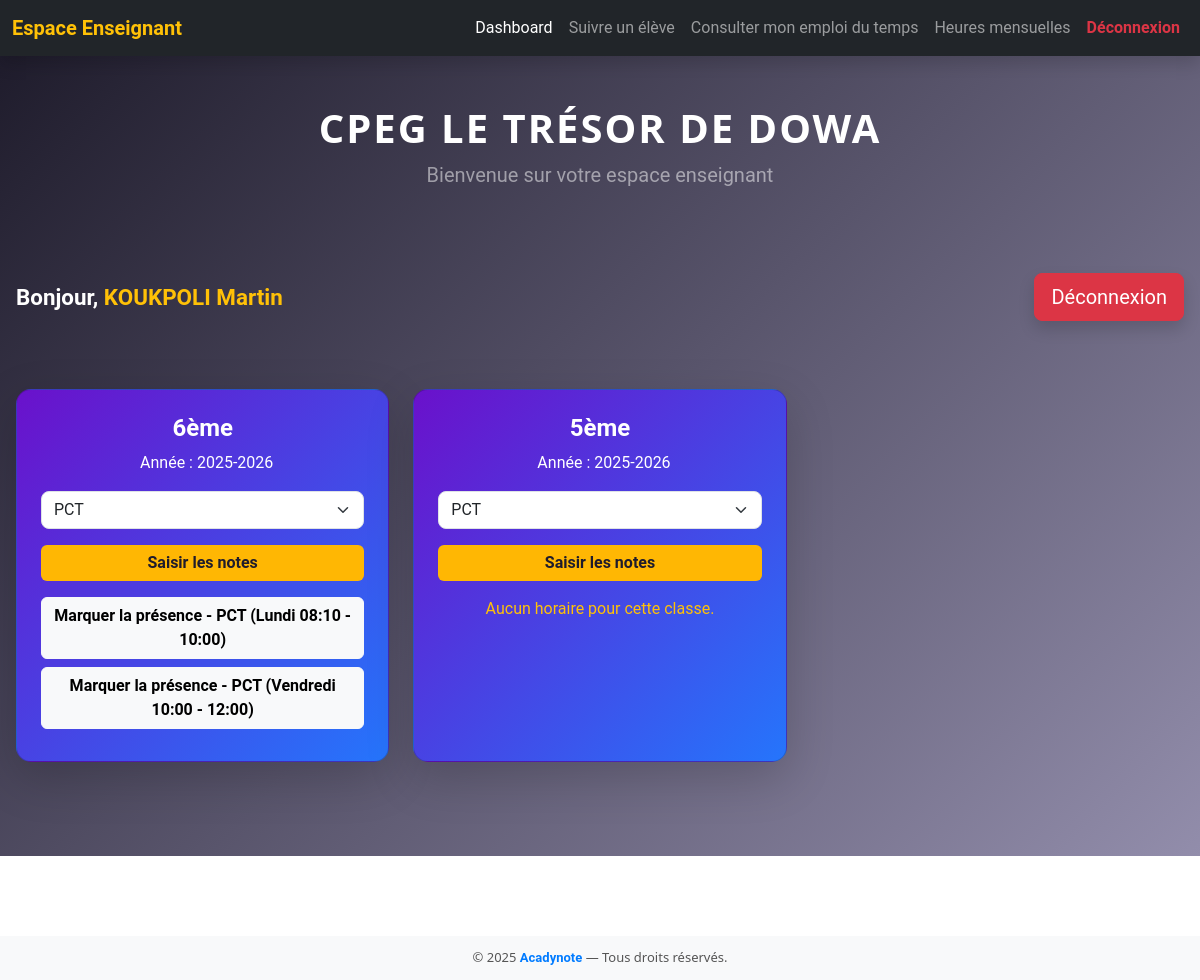
The app's page /enseignant/dashboard/ (signed in) with its own data.
### myapp/models.py (models this page shows, shortened)
class Enseignant(models.Model):
    nom = models.CharField(max_length=150)
    prenoms = models.CharField(max_length=150)
    email = models.EmailField(unique=True)
    password = models.CharField(max_length=255)
    matiere = models.CharField(max_length=255, blank=True)
    classes = models.CharField(max_length=100)  # <-- juste un attribut simple
    annee_academique = models.CharField(max_length=20)
    is_verified = models.BooleanField(default=False)
    otp_code = models.CharField(max_length=6, null=True, blank=True)
    otp_timestamp = models.DateTimeField(null=True, blank=True)

class Horaire(models.Model):
    classe = models.CharField(max_length=20)
    jour = models.CharField(max_length=10)  # Lundi, Mardi...
    heure_debut = models.TimeField()
    heure_fin = models.TimeField()
    matiere = models.CharField(max_length=50)
    enseignant = models.ForeignKey(Enseignant, on_delete=models.CASCADE)
    annee_academique = models.CharField(max_length=20)

### myapp/views.py (the view)
# urls.py: path('enseignant/dashboard/', views.dashboard_enseignant, name='dashboard_enseignant'),
def dashboard_enseignant(request):
    enseignant_id = request.session.get('enseignant_id')
    if not enseignant_id:
        return redirect('enseignant_login')
    try:
        enseignant = Enseignant.objects.get(id=enseignant_id)
    except Enseignant.DoesNotExist:
        return redirect('enseignant_login')
    if enseignant.matiere:
        enseignant.matieres_list = enseignant.matiere.split(",")
    else:
        enseignant.matieres_list = []
    classes = enseignant.classes.split(",") if enseignant.classes else []
    classes_data = []
    for c in classes:
        horaires = Horaire.objects.filter(classe=c, enseignant=enseignant)
        classes_data.append({
            'nom': c,
            'annee_academique': enseignant.annee_academique,
            'horaires': horaires
        })
    school_name = "CPEG LE TRÉSOR DE DOWA"
    success_message = request.GET.get('success', None)
    error_message = request.GET.get('error', None)
    return render(request, 'enseignant/dashboard.html', {
        'enseignant': enseignant,
        'classes': classes_data,
        'school_name': school_name,
        'success': success_message,
        'error': error_message
    })

### myapp/templates/enseignant/dashboard.html (shortened to what this page needs)
{% extends 'base.html' %}
{% block content %}
<nav class="navbar navbar-expand-lg navbar-dark bg-dark shadow">
    <div class="container-fluid">
        <a class="navbar-brand fw-bold text-warning" href="#">Espace Enseignant</a>
        <div class="collapse navbar-collapse" id="navbarMenu">
            <ul class="navbar-nav ms-auto mb-2 mb-lg-0">
                <li class="nav-item">
                    <a class="nav-link active" href="#">Dashboard</a>
                </li>
                <li class="nav-item">
                    <a class="nav-link" href="{% url 'suivre_eleve' %}">Suivre un élève</a>
                </li>
                <li class="nav-item">
                    <a class="nav-link" href="{% url 'mon_emploi_du_temps' enseignant.id %}">Consulter mon emploi du temps</a>
                </li>
                <li class="nav-item">
    <a class="nav-link" href="{% url 'heures_mensuelles' %}">Heures mensuelles</a>
</li>
                <li class="nav-item">
                    <a class="nav-link text-danger fw-bold" href="{% url 'enseignant_logout' %}">Déconnexion</a>
                </li>
            </ul>
        </div>
    </div>
</nav>
<div class="dashboard-container">
    <div class="text-center py-5">
        <h1 class="school-name text-white fw-bold">CPEG LE TRÉSOR DE DOWA</h1>
        <p class="text-white-50 fs-5">Bienvenue sur votre espace enseignant</p>
    </div>
    <div class="d-flex flex-column flex-md-row justify-content-between align-items-center mb-5 gap-3 px-3">
        <h3 class="welcome-text text-white">
            Bonjour, <span class="text-warning">{{ enseignant.nom }} {{ enseignant.prenoms }}</span>
        </h3>
        <a href="{% url 'enseignant_logout' %}" class="btn btn-danger btn-lg shadow">Déconnexion</a>
    </div>
    {% if classes %}
    <div class="row row-cols-1 row-cols-sm-2 row-cols-md-3 g-4 px-3">
        {% for classe in classes %}
        <div class="col">
            <div class="card h-100 text-white shadow-lg" style="background: linear-gradient(135deg, #6a11cb 0%, #2575fc 100%); border-radius: 15px;">
                <div class="card-body p-4">
                    <h4 class="card-title fw-bold text-center">{{ classe.nom }}</h4>
                    <p class="mb-3 text-center">
                         Année : {{ classe.annee_academique }}
                    </p>
                    <form action="{% url 'inserer_notes_classe_enseignant' classe=classe.nom annee_academique=classe.annee_academique %}" method="GET">
                        <select name="matiere" class="form-select mb-3" required>
                            {% for m in enseignant.matieres_list %}
                                <option value="{{ m }}">{{ m }}</option>
                            {% endfor %}
                        </select>
                        <button type="submit" class="btn btn-warning w-100 fw-bold mb-3">Saisir les notes</button>
                    </form>
                    {% for horaire in classe.horaires %}
                    <a href="{% url 'marquer_presence' classe.nom horaire.id %}" class="btn btn-light w-100 fw-bold mb-2">
                        Marquer la présence - {{ horaire.matiere }} ({{ horaire.jour }} {{ horaire.heure_debut|time:"H:i" }} - {{ horaire.heure_fin|time:"H:i" }})
                    </a>
                    {% empty %}
                    <p class="text-center text-warning">Aucun horaire pour cette classe.</p>
                    {% endfor %}
                </div>
            </div>
        </div>
        {% endfor %}
    </div>
    {% else %}
    <p class="text-center text-white fs-5 mt-5">Aucune classe assignée.</p>
    {% endif %}
</div>
{% endblock %}

### myapp/templates/base.html (style rules this page uses)
* { font-family: 'Roboto', sans-serif; scroll-behavior: smooth; box-sizing: border-box; transition: all 0.3s ease-in-out; }
.welcome-text { text-align: center; margin: 30px 0; font-size: 24px; font-weight: bold; color: #222; }
a { text-decoration: none; color: white; }

### myapp/templates/enseignant/dashboard.html (style rules this page uses)
.dashboard-container { background: linear-gradient(135deg, #1f1c2c, #928dab); min-height: 100vh; padding-bottom: 50px; }
.school-name { font-family: 'Segoe UI', sans-serif; letter-spacing: 2px; }
.card-title { font-size: 1.5rem; }
.welcome-text { font-size: 1.4rem; }
.btn-warning { background-color: #ffb703; border: none; color: #1f1c2c; }
.card { transition: transform 0.3s, box-shadow 0.3s; }
.form-select { border-radius: 8px; }

### records on screen
Enseignant: nom "KOUKPOLI", prenoms "Martin", annee_academique "2025-2026" "2025-2026", matiere "PCT" "PCT"
Horaire: matiere "PCT", jour "Lundi", heure_debut "08:10", heure_fin "10:00"
Horaire: matiere "PCT", jour "Vendredi", heure_debut "10:00", heure_fin "12:00"

### other values on screen
{{ classe.nom }} "6ème" "5ème"
